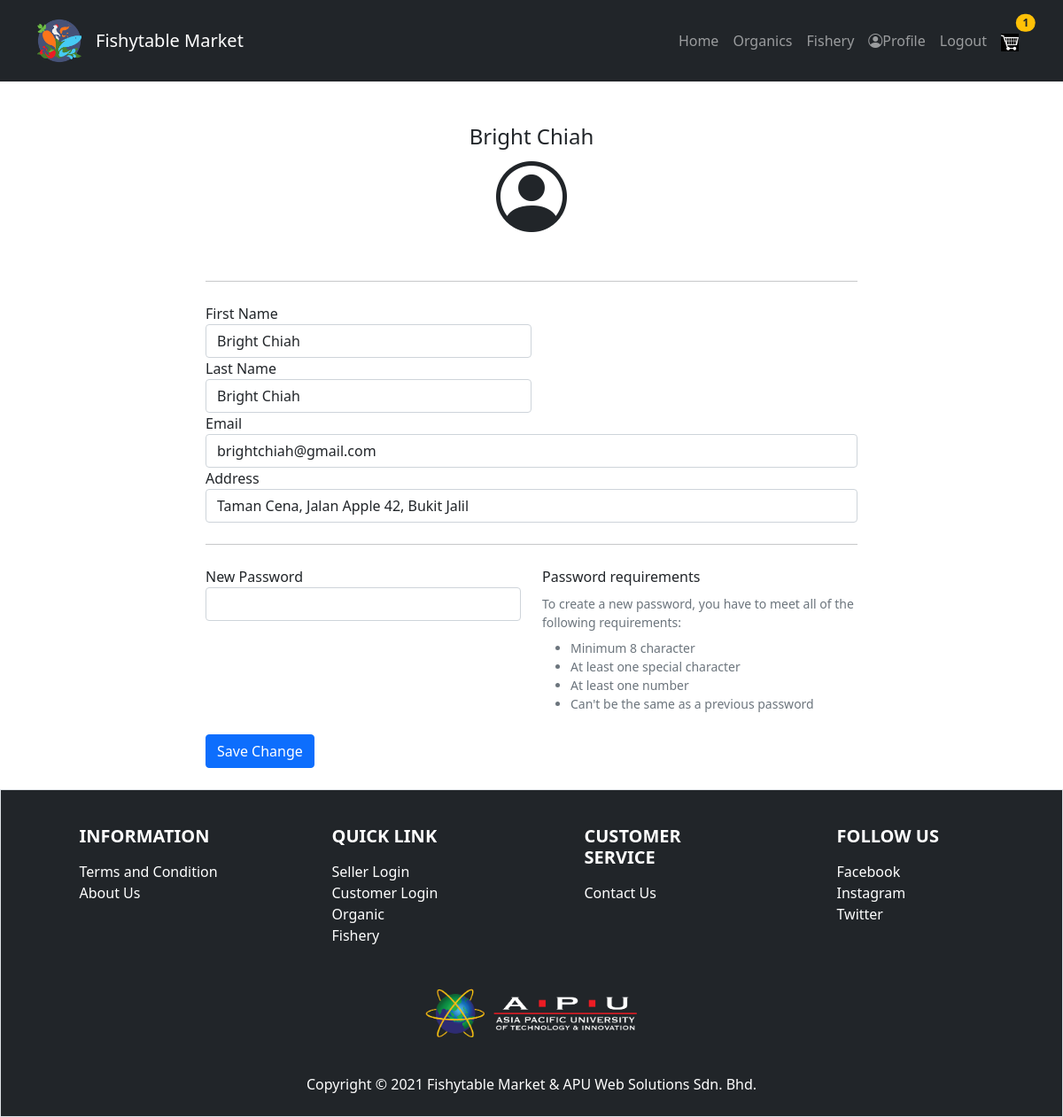
The app's page /cust_edit_profile.php (signed in) with its own data.
### tables this page shows
CREATE TABLE IF NOT EXISTS `customer` (
  `CustID` int NOT NULL AUTO_INCREMENT,
  `CustName` varchar(30) NOT NULL,
  `CustEmail` varchar(255) NOT NULL,
  `CustPassword` varchar(128) NOT NULL,
  `CustAddress` varchar(255) NOT NULL,
  PRIMARY KEY (`CustID`)
);

### cust_edit_profile.php (the view, shortened to what this page needs)
<?php require "resources/conn.php";
$id = intval($_SESSION["CustID"]);
$custid=mysqli_query($con, "SELECT * FROM customer WHERE CustID='$id'");
$data = mysqli_fetch_array($custid);
?>
<!DOCTYPE html>
<html lang="en">
<head>
    <link rel="stylesheet" href="css/edit.css">
    <?php require "import_headInfo.php"; ?>
</head>
<body>
    <?php require "header.php";
?>
    <form action="update.php" method="post">
    <div class="container">
        <div class="row justify-content-center">
            <div class="col-12 col-lg-10 col-xl-8 mx-auto">
                <form>
                    <div class="mt-5 align-items-center">
                        <div>
                            <div class="avatar avatar-xl">
                            <div class="text-center"><h4 class="mb-1"><?php echo $data['CustName']?></h4>
                            </div>
                        </div>
                        <div class="text-center mb-5">
                            <div class="avatar avatar-xl">
                            <div class="bi bi-person-circle display-1"></div>
                            </div>
                        </div>
                    </div>
                    <hr class="my-4" />
                    <div class="form-row">
                        <div class="form-group col-md-6">
                            <label for="firstname">First Name</label>
                            <input type="text" name="Fname" class="form-control"  placeholder="First" value="<?php echo $data['CustName']?>">
                        </div>
                        <div class="form-group col-md-6">
                            <label for="lastname">Last Name</label>
                            <input type="text" name="Lname" id="lastname" class="form-control"  placeholder="Last" value="<?php echo $data['CustName']?>">
                        </div>
                    </div>
                    <div class="form-group">
                        <label for="Email">Email</label>
                        <input type="email" name="Email"class="form-control" id="Email"  placeholder="Email" value="<?php echo $data['CustEmail']?>">
                    </div>
                    <div class="form-group">
                        <label for="Address">Address</label>
                        <input type="text" name="Address" class="form-control" id="Address" placeholder="Address" value="<?php echo $data['CustAddress']?>">
                    </div>
                    <hr class="my-4" />
                    <div class="row mb-4">
                        <div class="col-md-6">
                            <div class="form-group">
                                <label for="Password">New Password</label>
                                <input type="password" name="Password" class="form-control" id="Password">
                            </div>
                        </div>
                        <div class="col-md-6">
                            <p class="mb-2">Password requirements</p>
                            <p class="small text-muted mb-2">To create a new password, you have to meet all of the following requirements:</p>
                            <ul class="small text-muted pl-4 mb-0">
                                <li>Minimum 8 character</li>
                                <li>At least one special character</li>
                                <li>At least one number</li>
                                <li>Can't be the same as a previous password</li>
                            </ul>
                        </div>
                    </div>
                    <button type="submit" class="btn btn-primary" name="submit">Save Change</button>
                    <br>
                    <br>
                </form>
            </div>
        </div>
    </div>
    <?php require "footer.php";?>
</body>
</html>

### css/edit.css (style rules this page uses)
body { color: #8e9194; background-color: #f4f6f9; }
.text-muted { color: #aeb0b4 !important; }
.text-muted { font-weight: 300; }
.form-control { display: block; width: 100%; height: calc(1.5em + 0.75rem + 2px); padding: 0.375rem 0.75rem; font-size: 0.875rem; font-weight: 400; line-height: 1.5; color: #4d5154; background-color: #ffffff; background-clip: padding-box; border: 1px solid #eef0f3; border-radius: 0.25rem; transition: border-color 0.15s ease-in-out, box-shadow 0.15s ease-in-out; }

### records on screen
customer: CustName "Bright Chiah", Fname "Bright Chiah", Lname "Bright Chiah", Email "brightchiah@gmail.com", Address "Taman Cena, Jalan Apple 42, Bukit Jalil"

### other values on screen
$numOfCart "1"
